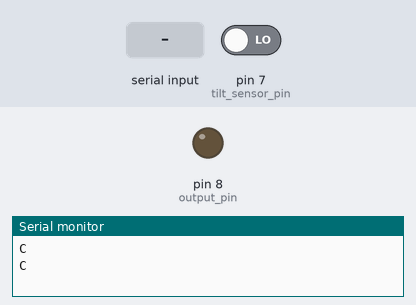
Simulated run of this sketch. Board: Arduino Uno, built with avr-gcc and run on an emulated ATmega328P. Shown: output pins drawn as LEDs (lit = HIGH), the last lines printed to the serial monitor. Dashed ring = blinking. The test bench sets the inputs (shaded band); at power-on: pin 7 (tilt_sensor_pin) LOW.

Above: at 1.2 s.
1.3 s: pin 7 (tilt_sensor_pin) driven HIGH
At 3.8 s:
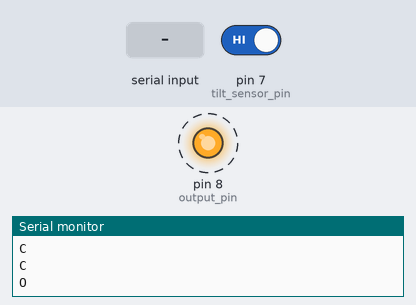
5.4 s: "0" received over Serial
At 6.5 s:
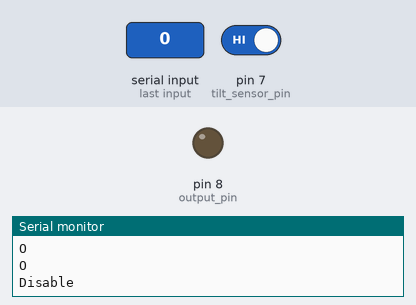
7.0 s: "1" received over Serial
At 8.8 s:
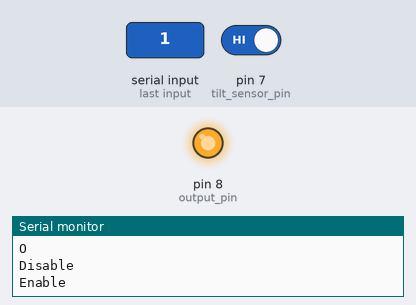
10.0 s: pin 7 (tilt_sensor_pin) driven LOW
At 10.5 s:
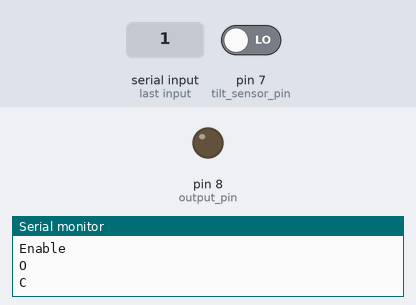
Timing chart, 0 to 12.5 s (numbered marks = the images above; inputs shaded):
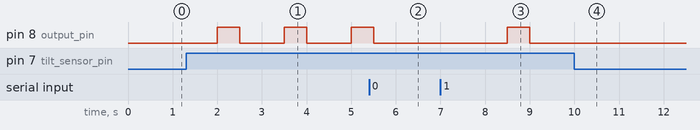

The sketch:

window_sensor.ino
```cpp
const int tilt_sensor_pin=7;
int output_pin = 8;
bool enable = true;
void setup() {
    pinMode(tilt_sensor_pin, INPUT);
    pinMode(output_pin, OUTPUT);
    Serial.begin(9600);
}

void alert(){
  digitalWrite(output_pin, HIGH);
  delay(500);
  digitalWrite(output_pin, LOW);
  Serial.println("O");
}

void loop() {
    int sensorValue = digitalRead(tilt_sensor_pin);
    if (enable) {
      if(sensorValue==HIGH){
      // debug message
      alert();
      //Serial.println("O");
      }else{
      // debub message
      digitalWrite(output_pin, LOW);
      Serial.println("C");
      }
    }
    if (Serial.available() > 0) {
      char readByte = Serial.read();
      if (readByte == '1') {
        enable = true;
        Serial.println("Enable");
      }
      else if (readByte == '0' ) {
        enable = false;
        digitalWrite(output_pin, LOW);
        Serial.println("Disable");
      }
    }
    delay(1000);
}
```

Measured:
- after the input at 1.3 s, pin 8 (output_pin): alternates HIGH for 0.50 s and LOW for 1.0 s, starting after 0.70 s
- after the input at 5.4 s, pin 8 (output_pin): goes on until 5.5 s, then stays LOW
- after the input at 7.0 s, pin 8 (output_pin): LOW → HIGH after 1.5 s, → LOW 0.50 s later
- after the input at 10.0 s, pin 8 (output_pin): stops changing and stays LOW
